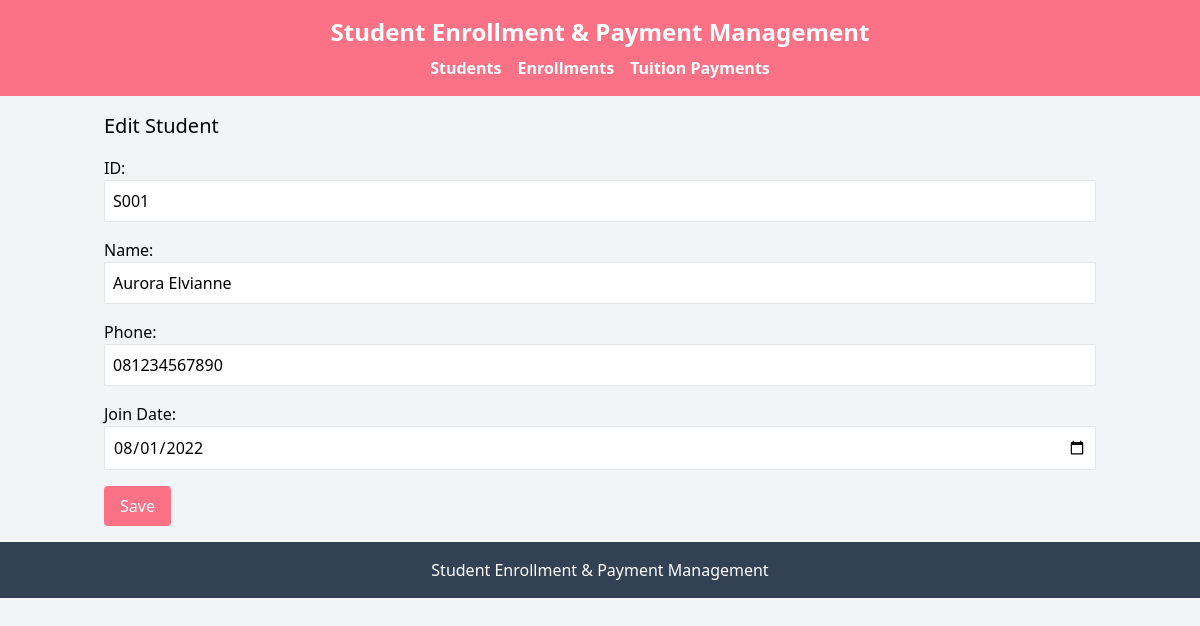
The page /index.php?entity=student&action=edit&id=S001 on the database its author committed.
### tables this page shows
CREATE TABLE `students` (
  `id` varchar(20) NOT NULL,
  `name` varchar(100) DEFAULT NULL,
  `phone` varchar(20) DEFAULT NULL,
  `join_date` date DEFAULT NULL
);

### model/Student.php (called while the page is built, shortened)
<?php
require_once 'config/database.php';
class Student {
    private $conn;
    private $table = 'students';
    public function __construct() {
        $database = new Database();
        $this->conn = $database->getConnection();
    }
    public function getById($id) {
        $query = "SELECT * FROM " . $this->table . " WHERE id = :id";
        $stmt = $this->conn->prepare($query);
        $stmt->bindParam(':id', $id);
        $stmt->execute();
        return $stmt->fetch(PDO::FETCH_ASSOC);
    }
}
?>

### config/database.php (called while the page is built, shortened)
<?php
class Database {
    private $host = "localhost";
    private $db_name = "students_mvvm";
    private $username = "root";
    private $password = "";
    public function getConnection() {
        $this->conn = null;
        try {
            $this->conn = new PDO("mysql:host=" . $this->host . ";dbname=" . $this->db_name, $this->username, $this->password);
            $this->conn->setAttribute(PDO::ATTR_ERRMODE, PDO::ERRMODE_EXCEPTION);
            $this->conn->setAttribute(PDO::ATTR_DEFAULT_FETCH_MODE, PDO::FETCH_ASSOC);
        } catch(PDOException $e) {
            echo "Connection Error: " . $e->getMessage();
        }
        return $this->conn;
    }
}
?>

### viewmodel/StudentViewModel.php (called while the page is built, shortened)
<?php
require_once 'model/Student.php';
class StudentViewModel {
    private $student;
    public function __construct() {
        $this->student = new Student();
    }
    public function getStudentById($id) {
        return $this->student->getById($id);
    }
}
?>

### views/student_form.php (the view)
<?php
require_once 'views/template/header.php';
?>
<h2 class="text-xl mb-4"><?php echo isset($student) ? 'Edit Student' : 'Add Student'; ?></h2>
<form action="index.php?entity=student&action=<?php echo isset($student) ? 'update&id=' . $student['id'] : 'save'; ?>" method="POST" class="space-y-4">
    <div>
        <label class="block">ID:</label>
        <input type="text" name="id" value="<?php echo isset($student) ? $student['id'] : ''; ?>" class="border p-2 w-full" required <?php echo isset($student) ? 'readonly' : ''; ?>>
    </div>
    <div>
        <label class="block">Name:</label>
        <input type="text" name="name" value="<?php echo isset($student) ? $student['name'] : ''; ?>" class="border p-2 w-full" required>
    </div>
    <div>
        <label class="block">Phone:</label>
        <input type="text" name="phone" value="<?php echo isset($student) ? $student['phone'] : ''; ?>" class="border p-2 w-full" required>
    </div>
    <div>
        <label class="block">Join Date:</label>
        <input type="date" name="join_date" value="<?php echo isset($student) ? $student['join_date'] : ''; ?>" class="border p-2 w-full" required>
    </div>
    <button type="submit" class="bg-rose-400 text-white px-4 py-2 rounded">Save</button>
</form>
<?php
require_once 'views/template/footer.php';
?>

### rows shown on the page
students: id "S001", name "Aurora Elvianne", phone "081234567890", join_date "08/01/2022"
